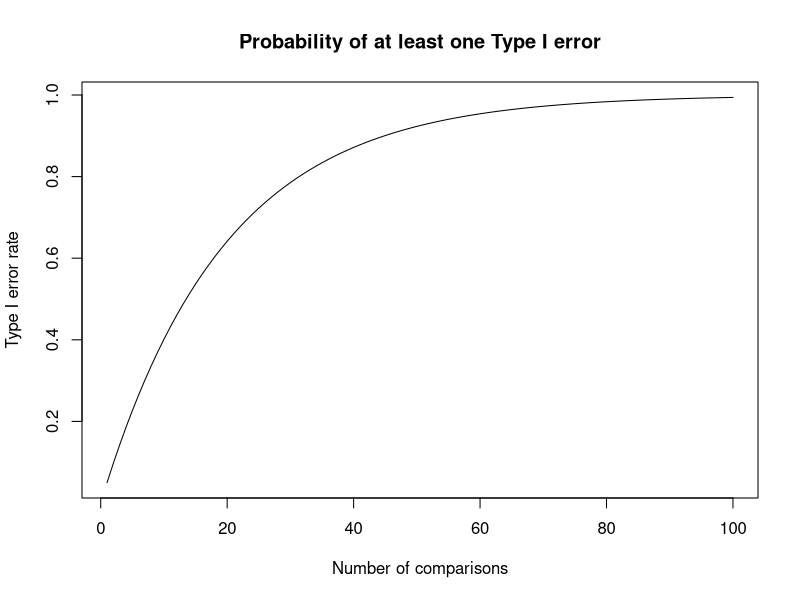

Write the R code that produced this figure.
## ---- chunk 1
options(digits = 3)
knitr::opts_chunk$set(echo = FALSE, out.height = "50%", fig.width = 8, fig.height = 4.5, cache = TRUE)
library(tidyverse)
## ---- chunk 2
t1 <- function(x) 1-(.95^x)
curve(t1, from = 1, to = 100, n = 100, main = "Probability of at least one Type I error", xlab = "Number of comparisons", ylab = "Type I error rate")
